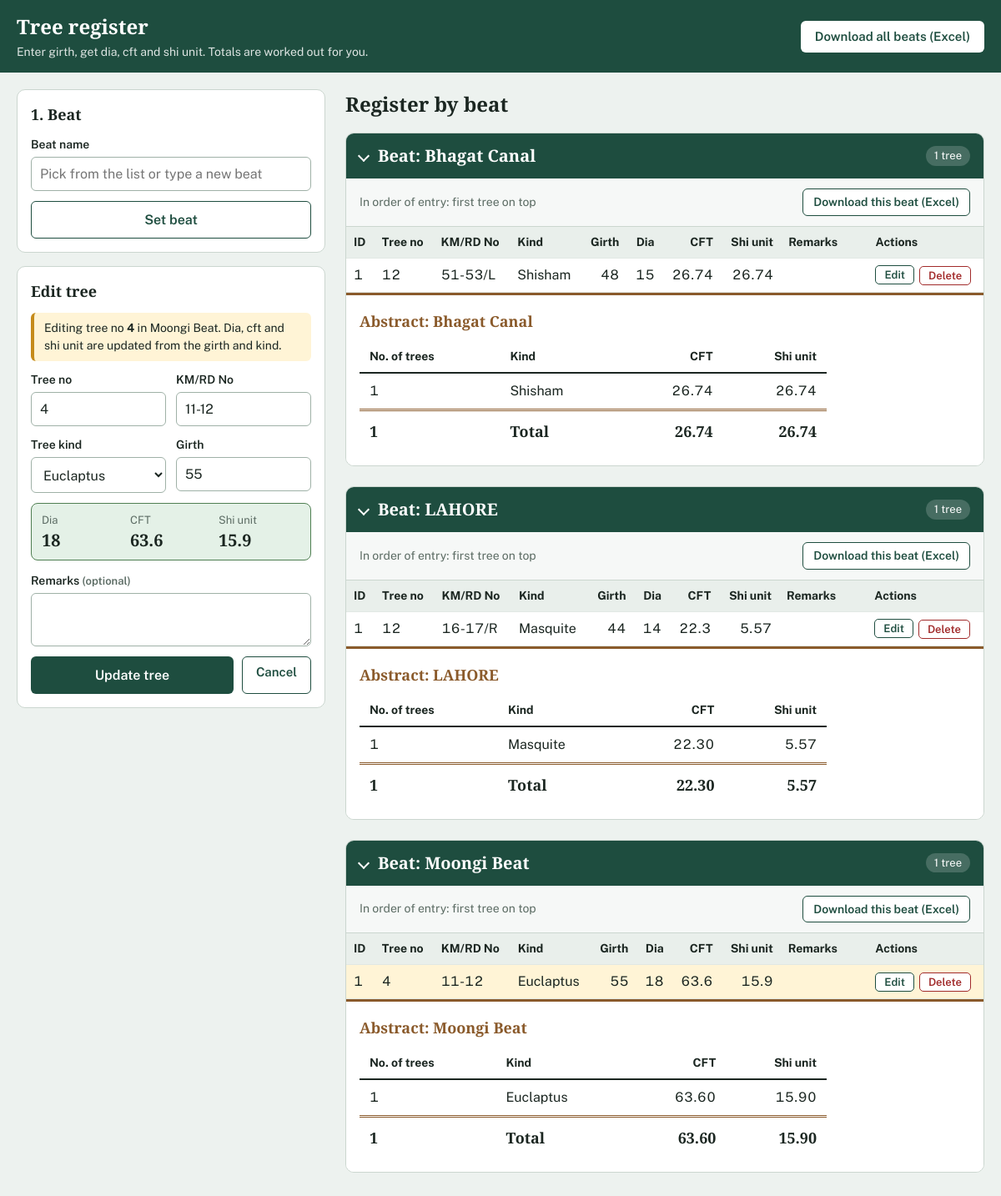
Page /?edit=1&beat=3 on the committed database.
### tables this page shows
CREATE TABLE beat_3_moongi_beat (
	id INTEGER NOT NULL, 
	tree_no VARCHAR(50) NOT NULL, 
	km_burji_no VARCHAR(50) NOT NULL, 
	kind_tree VARCHAR(100) NOT NULL, 
	girth INTEGER NOT NULL, 
	dia INTEGER, 
	cft FLOAT, 
	shi_unit FLOAT, 
	remarks VARCHAR(255), 
	PRIMARY KEY (id), 
	CONSTRAINT uq_beat_3_moongi_beat UNIQUE (km_burji_no, tree_no)
);

CREATE TABLE beat_6_bhagat_canal (
	id INTEGER NOT NULL, 
	tree_no VARCHAR(50) NOT NULL, 
	km_burji_no VARCHAR(50) NOT NULL, 
	kind_tree VARCHAR(100) NOT NULL, 
	girth INTEGER NOT NULL, 
	dia INTEGER, 
	cft FLOAT, 
	shi_unit FLOAT, 
	remarks VARCHAR(255), 
	PRIMARY KEY (id), 
	CONSTRAINT uq_beat_6_bhagat_canal UNIQUE (km_burji_no, tree_no)
);

CREATE TABLE beat_9_lahore (
	id INTEGER NOT NULL, 
	tree_no VARCHAR(50) NOT NULL, 
	km_burji_no VARCHAR(50) NOT NULL, 
	kind_tree VARCHAR(100) NOT NULL, 
	girth INTEGER NOT NULL, 
	dia INTEGER, 
	cft FLOAT, 
	shi_unit FLOAT, 
	remarks VARCHAR(255), 
	PRIMARY KEY (id), 
	CONSTRAINT uq_beat_9_lahore UNIQUE (km_burji_no, tree_no)
);

### app.py (models this page shows)
class Beat(db.Model):
    __tablename__ = "beats"
    id = db.Column(db.Integer, primary_key=True)
    name = db.Column(db.String(100), nullable=False, unique=True)
    table_name = db.Column(db.String(80), nullable=False, unique=True)

### app.py (the view, shortened to what this page needs)
@app.route("/", methods=["GET", "POST"])
def index():
    current_beat = session.get("beat_name")
    edit_tree = edit_beat = None
    edit_id = request.args.get("edit", type=int)
    beat_id = request.args.get("beat", type=int)
    if edit_id and beat_id:
        edit_beat = db.session.get(Beat, beat_id)
        if edit_beat:
            edit_tree = db.session.get(tree_model(edit_beat.table_name), edit_id)
        if edit_tree is None:
            flash("That tree no longer exists.", "error")
            return redirect(url_for("index"))
    return render_index(
        form=edit_tree.to_dict() if edit_tree else {}, edit_tree=edit_tree, edit_beat=edit_beat
    )

### app.py (called while the page is built)
def get_beat_options():
    names = set(BEATS) | {name for (name,) in db.session.query(Beat.name).all()}
    return sorted(names, key=str.lower)

def _new_abstract():
    return {"rows": {}, "trees": 0, "cft": 0.0, "shi_unit": 0.0}

def _add_to_abstract(a, kind, trees, cft, shi_unit):
    row = a["rows"].setdefault(kind, {"kind": kind, "trees": 0, "cft": 0.0, "shi_unit": 0.0})
    row["trees"] += trees
    row["cft"] += cft
    row["shi_unit"] += shi_unit
    a["trees"] += trees
    a["cft"] += cft
    a["shi_unit"] += shi_unit

def _finish_abstract(a):
    rows = sorted(a["rows"].values(), key=lambda r: r["kind"])
    for r in rows:
        r["cft"] = round(r["cft"], 3)
        r["shi_unit"] = round(r["shi_unit"], 3)
    return {
        "rows": rows,
        "trees": a["trees"],
        "cft": round(a["cft"], 3),
        "shi_unit": round(a["shi_unit"], 3),
    }

def get_abstracts(only_beat=None):
    beats = Beat.query.filter_by(name=only_beat).all() if only_beat else Beat.query.all()
    per_beat, grand = {}, _new_abstract()
    for beat in beats:
        Tree = tree_model(beat.table_name)
        rows = db.session.query(
            Tree.kind_tree,
            func.count(Tree.id),
            func.coalesce(func.sum(Tree.cft), 0),
            func.coalesce(func.sum(Tree.shi_unit), 0),
        ).group_by(Tree.kind_tree).all()
        if not rows:
            continue
        a = _new_abstract()
        for kind, trees, cft, shi_unit in rows:
            _add_to_abstract(a, kind, trees, float(cft), float(shi_unit))
            _add_to_abstract(grand, kind, trees, float(cft), float(shi_unit))
        per_beat[beat.name] = _finish_abstract(a)
    return per_beat, _finish_abstract(grand)

### templates/index.html (shortened to what this page needs)
<!DOCTYPE html>
<html lang="en">
<head>
</head>
<body>
  <header class="topbar">
    <div class="topbar-inner">
      <div>
        <h1>Tree register</h1>
        <p>Enter girth, get dia, cft and shi unit. Totals are worked out for you.</p>
      </div>
      <a class="btn btn-light" href="{{ url_for('download_excel') }}">Download all beats (Excel)</a>
    </div>
  </header>
  <main class="layout">
    <aside class="entry">
      <section class="card">
        <h2>1. Beat</h2>
        <form method="POST" action="{{ url_for('set_beat') }}">
          <div class="field">
            <label for="beat_name">{{ 'Switch to another beat' if current_beat else 'Beat name' }}</label>
            <input type="text" id="beat_name" name="beat_name" list="beat-list" maxlength="100"
                   placeholder="Pick from the list or type a new beat" autocomplete="off" required>
          </div>
          <button type="submit" class="btn btn-outline btn-block">{{ 'Change beat' if current_beat else 'Set beat' }}</button>
        </form>
      </section>
      <section class="card">
        <h2 id="tree-card">{{ 'Edit tree' if edit_tree else '2. Tree details' }}</h2>
        {% if current_beat or edit_tree %}
        {% if edit_tree %}
          <div class="editing-note">Editing tree no <strong>{{ edit_tree.tree_no }}</strong> in {{ edit_beat.name }}. Dia, cft and shi unit are updated from the girth and kind.</div>
        {% endif %}
        <form method="POST" id="tree-form"{% if edit_tree %} action="{{ url_for('update_tree', beat_id=edit_beat.id, tree_id=edit_tree.id) }}"{% endif %}>
          <div class="two">
            <div class="field">
              <label for="tree_no">Tree no</label>
              <input type="text" id="tree_no" name="tree_no" maxlength="50" autofocus
                     value="{{ form.get('tree_no', '') }}" required>
            </div>
            <div class="field">
              <label for="km_burji_no">KM/RD No</label>
              <input type="text" id="km_burji_no" name="km_burji_no" maxlength="50"
                     value="{{ form.get('km_burji_no', '') }}" required>
            </div>
          </div>
          <div class="two">
            <div class="field">
              <label for="kind_tree">Tree kind</label>
              <select id="kind_tree" name="kind_tree" required>
                {% for k in kinds %}
                  <option value="{{ k }}" {% if form.get('kind_tree') == k %}selected{% endif %}>{{ k|capitalize }}</option>
                {% endfor %}
              </select>
            </div>
            <div class="field">
              <label for="girth">Girth</label>
              <input type="number" id="girth" name="girth" min="1" inputmode="numeric"
                     value="{{ form.get('girth', '') }}" required>
            </div>
          </div>
          <div class="preview" id="preview" aria-live="polite">
          </div>
          <div class="field">
            <label for="remarks">Remarks <span class="hint">(optional)</span></label>
            <textarea id="remarks" name="remarks" maxlength="255">{{ form.get('remarks', '') or '' }}</textarea>
          </div>
          {% if edit_tree %}
          <div class="btn-row">
            <button type="submit" class="btn btn-primary btn-block">Update tree</button>
            <a class="btn btn-outline" href="{{ url_for('index') }}">Cancel</a>
          </div>
          {% else %}
          <button type="submit" class="btn btn-primary btn-block">Save tree</button>
          {% endif %}
        </form>
        {% else %}
          <p class="hint" style="margin:0;color:var(--muted)">Set a beat first. Every tree you save will be recorded under it.</p>
        {% endif %}
      </section>
    </aside>
    <section>
      <div class="register-head">
        <h2>Register by beat</h2>
      </div>
      {% for s in sections %}
      <details class="sheet" open>
        <summary>
          <h2>Beat: {{ s.beat }}</h2>
          <span class="tag">{{ s.abstract.trees }} tree{{ '' if s.abstract.trees == 1 else 's' }}</span>
        </summary>
        <div class="toolbar">
          <span>In order of entry: first tree on top</span>
          <a class="btn btn-outline" href="{{ url_for('download_excel', beat=s.beat) }}">Download this beat (Excel)</a>
        </div>
        <div class="scroll"{% if s.beat == current_beat %} id="current-scroll"{% endif %}>
          <table class="entries">
            <thead>
              <tr>
                <th>ID</th><th>Tree no</th><th>KM/RD No</th><th>Kind</th>
                <th class="num">Girth</th><th class="num">Dia</th><th class="num">CFT</th><th class="num">Shi unit</th><th>Remarks</th><th>Actions</th>
              </tr>
            </thead>
            <tbody>
              {% for t in s.trees %}
              <tr{% if edit_tree and edit_beat and edit_beat.id == s.id and edit_tree.id == t.id %} class="editing"{% endif %}>
                <td>{{ t.id }}</td>
                <td>{{ t.tree_no }}</td>
                <td>{{ t.km_burji_no }}</td>
                <td>{{ t.kind_tree|capitalize }}</td>
                <td class="num">{{ t.girth }}</td>
                <td class="num">{{ t.dia }}</td>
                <td class="num">{{ t.cft }}</td>
                <td class="num">{{ t.shi_unit }}</td>
                <td class="remarks">{{ t.remarks or '' }}</td>
                <td>
                  <div class="actions">
                    <a class="mini" href="{{ url_for('index', edit=t.id, beat=s.id) }}#tree-card">Edit</a>
                    <form method="POST" action="{{ url_for('delete_tree', beat_id=s.id, tree_id=t.id) }}"
                          data-confirm="Delete tree no {{ t.tree_no }} ({{ t.kind_tree|capitalize }}, km / RD / burji no {{ t.km_burji_no }})? This cannot be undone.">
                      <button type="submit" class="mini danger">Delete</button>
                    </form>
                  </div>
                </td>
              </tr>
              {% endfor %}
            </tbody>
          </table>
        </div>
        <div class="abstract">
          <h3>Abstract: {{ s.beat }}</h3>
          <table class="ledger">
            <thead>
              <tr><th>No. of trees</th><th>Kind</th><th class="num">CFT</th><th class="num">Shi unit</th></tr>
            </thead>
            <tbody>
              {% for r in s.abstract.rows %}
              <tr>
                <td>{{ r.trees }}</td>
                <td>{{ r.kind|capitalize }}</td>
                <td class="num">{{ '%.2f'|format(r.cft) }}</td>
                <td class="num">{{ '%.2f'|format(r.shi_unit) }}</td>
              </tr>
              {% endfor %}
            </tbody>
            <tfoot>
              <tr>
                <td>{{ s.abstract.trees }}</td>
                <td>Total</td>
                <td class="num">{{ '%.2f'|format(s.abstract.cft) }}</td>
                <td class="num">{{ '%.2f'|format(s.abstract.shi_unit) }}</td>
              </tr>
            </tfoot>
          </table>
        </div>
      </details>
      {% else %}
      <div class="empty">
        <strong>No trees recorded yet</strong>
        Set a beat, then add the first tree. The register and its abstract will appear here.
      </div>
      {% endfor %}
      </section>
  </main>
</body>
</html>

### rows in the picture
beat_3_moongi_beat: tree_no "4", km_burji_no "11-12", kind_tree "Euclaptus", id "1", girth "55", dia "18", cft "63.6", shi_unit "15.9", trees "1", kind "Euclaptus", cft "63.60", shi_unit "15.90"
Beat: name "Moongi Beat", beat "Moongi Beat", abstract.trees "1", abstract.cft "63.60", abstract.shi_unit "15.90"
Beat: beat "Bhagat Canal", abstract.trees "1", abstract.cft "26.74", abstract.shi_unit "26.74"
beat_6_bhagat_canal: id "1", tree_no "12", km_burji_no "51-53/L", kind_tree "Shisham", girth "48", dia "15", cft "26.74", shi_unit "26.74", trees "1", kind "Shisham"
Beat: beat "LAHORE", abstract.trees "1", abstract.cft "22.30", abstract.shi_unit "5.57"
beat_9_lahore: id "1", tree_no "12", km_burji_no "16-17/R", kind_tree "Masquite", girth "44", dia "14", cft "22.3", shi_unit "5.57", trees "1", kind "Masquite", cft "22.30"

### other values in the picture
{{ 'Switch to another beat' if current_beat else 'Beat name' }} "Beat name"
{{ 'Change beat' if current_beat else 'Set beat' }} "Set beat"
{{ 'Edit tree' if edit_tree else '2. Tree details' }} "Edit tree"
